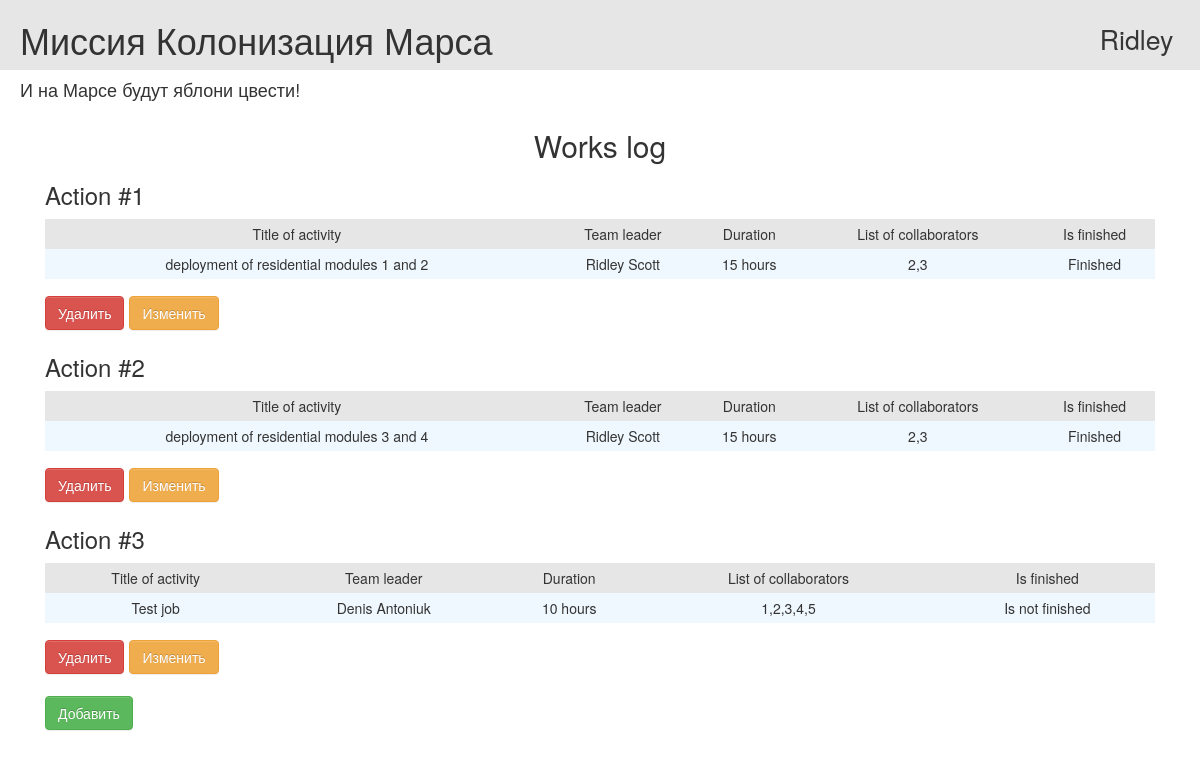
The page / (signed in) on the database its author committed.
### data/users.py (models this page shows, shortened)
class User(SqlAlchemyBase, UserMixin, SerializerMixin):
    __tablename__ = 'users'
    id = sqlalchemy.Column(sqlalchemy.Integer,
                           primary_key=True, autoincrement=True)
    surname = sqlalchemy.Column(sqlalchemy.String, nullable=True)
    name = sqlalchemy.Column(sqlalchemy.String, nullable=True)
    age = sqlalchemy.Column(sqlalchemy.Integer, nullable=True)
    position = sqlalchemy.Column(sqlalchemy.String, nullable=True)
    speciality = sqlalchemy.Column(sqlalchemy.String, nullable=True)
    address = sqlalchemy.Column(sqlalchemy.String, nullable=True)
    email = sqlalchemy.Column(sqlalchemy.String,
                              index=True, unique=True, nullable=True)
    hashed_password = sqlalchemy.Column(sqlalchemy.String, nullable=True)
    city_from = sqlalchemy.Column(sqlalchemy.String, nullable=True)
    modified_date = sqlalchemy.Column(sqlalchemy.DateTime,
                                      default=datetime.datetime.now)

### data/jobs.py (models this page shows)
class Job(SqlAlchemyBase, SerializerMixin):
    __tablename__ = 'jobs'
    id = sqlalchemy.Column(sqlalchemy.Integer,
                           primary_key=True, autoincrement=True)
    team_leader_id = sqlalchemy.Column(sqlalchemy.Integer,
                                       sqlalchemy.ForeignKey("users.id"))
    team_leader = orm.relationship('User')
    job = sqlalchemy.Column(sqlalchemy.String, nullable=True)
    work_size = sqlalchemy.Column(sqlalchemy.Integer, nullable=True)
    collaborators = sqlalchemy.Column(sqlalchemy.String, nullable=True)
    start_date = sqlalchemy.Column(sqlalchemy.DateTime, default=datetime.datetime.now())
    end_date = sqlalchemy.Column(sqlalchemy.DateTime)
    is_finished = sqlalchemy.Column(sqlalchemy.Boolean, default=False)

### main.py (the view)
@app.route('/')
def works_log():
    jobs = db_sess.query(Job).all()
    return render_template('jobs.html', title='Журнал работ', jobs=jobs)

### data/db_session.py (called while the page is built)
def create_session() -> Session:
    global __factory
    return __factory()

### main.py (called while the page is built)
@login_manager.user_loader
def load_user(user_id: int):
    db_sess = db_session.create_session()
    return db_sess.query(User).get(user_id)

### templates/jobs.html
{% extends 'base.html' %}
{% block content %}
    <h2 align="center">Works log</h2>
    {% for job in jobs %}
        <h3>Action #{{ loop.index }}</h3>
        <table class="tbl">
            <tr class="mn">
                <td>Title of activity</td>
                <td>Team leader</td>
                <td>Duration</td>
                <td>List of collaborators</td>
                <td>Is finished</td>
            </tr>
            <tr>
                <td>{{ job.job }}</td>
                <td>{{ job.team_leader.name }} {{ job.team_leader.surname }}</td>
                <td>{{ job.work_size }} hours</td>
                <td>{{ job.collaborators }}</td>
                <td>{% if job.is_finished == 0 %} Is not finished {% else %} Finished {% endif %}</td>
            </tr>
        </table>
        {% if current_user.is_authenticated and current_user == job.user or current_user.id == 1 %}
            <div class="edit_jobs">
                <a href="/job/{{ job.id }}" class="btn btn-warning">Изменить</a>
                <a href="/job_delete/{{ job.id }}" class="btn btn-danger">Удалить</a>
            </div>
        {% endif %}
    {% endfor %}
    <br>
    {% if current_user.is_authenticated %}
        <div class="edit_jobs">
            <a href="/job" class="btn btn-success">Добавить</a>
        </div>
    {% endif %}
{% endblock %}

### templates/base.html (shortened to what this page needs)
<!doctype html>
<html lang="en">
<head>
    <link rel="stylesheet"
          href="https://stackpath.bootstrapcdn.com/bootstrap/4.4.1/css/bootstrap.min.css"
>
    <link rel="stylesheet" type="text/css" href="/static/css/style.css">
    <link rel="stylesheet"
        type="text/css"
        href="https://maxcdn.bootstrapcdn.com/bootstrap/3.3.5/css/bootstrap-theme.min.css">
    <link rel="stylesheet"
        type="text/css"
        href="https://maxcdn.bootstrapcdn.com/bootstrap/3.3.5/css/bootstrap.min.css">
</head>
<body>
<div class="first_line">
    <h1 class="first_line_content">Миссия Колонизация Марса</h1>
    {% if current_user.is_authenticated %}
        <a href="/logout" role="button" class="user_name">{{ current_user.name }}</a>
    {% else %}
        <a class="btn btn-outline-primary" href="/login" role="button">Войти</a>
        <a class="btn btn-outline-success" href="/register" role="button">Зарегистрироваться</a>
    {% endif %}
</div>
<h4>И на Марсе будут яблони цвести!</h4>
<main role="main" class="container">
    {% block content %}{% endblock %}
</main>
</body>
</html>

### static/css/style.css (style rules this page uses)
h4 { padding-left: 20px; color: #e6e6e6; }
tr.mn { text-align: center; background-color: #e6e6e6; }
.tbl { width: 100%; text-align: center; background-color: aliceblue; line-height: 30px; }
.first_line { padding-left: 20px; background-color: #e6e6e6 }
.user_name { display: inline-block; float: right; margin-right: 1em; margin-top: 0.75em; font-size: 20pt; color: #363636; }
a { display: inline-block; float: right; margin-right: 5px; margin-top: 1.25em; }
.first_line_content { display: inline-block; }
.edit_jobs { display: inline-block; }

### rows shown on the page
User: name "Ridley"
Job: job "deployment of residential modules 1 and 2", team_leader.name "Ridley", team_leader.surname "Scott", work_size "15", collaborators "2,3", is_finished "Finished"
Job: job "deployment of residential modules 3 and 4", team_leader.name "Ridley", team_leader.surname "Scott", work_size "15", collaborators "2,3", is_finished "Finished"
Job: job "Test job", team_leader.name "Denis", team_leader.surname "Antoniuk", work_size "10", collaborators "1,2,3,4,5", is_finished "Is not finished"
